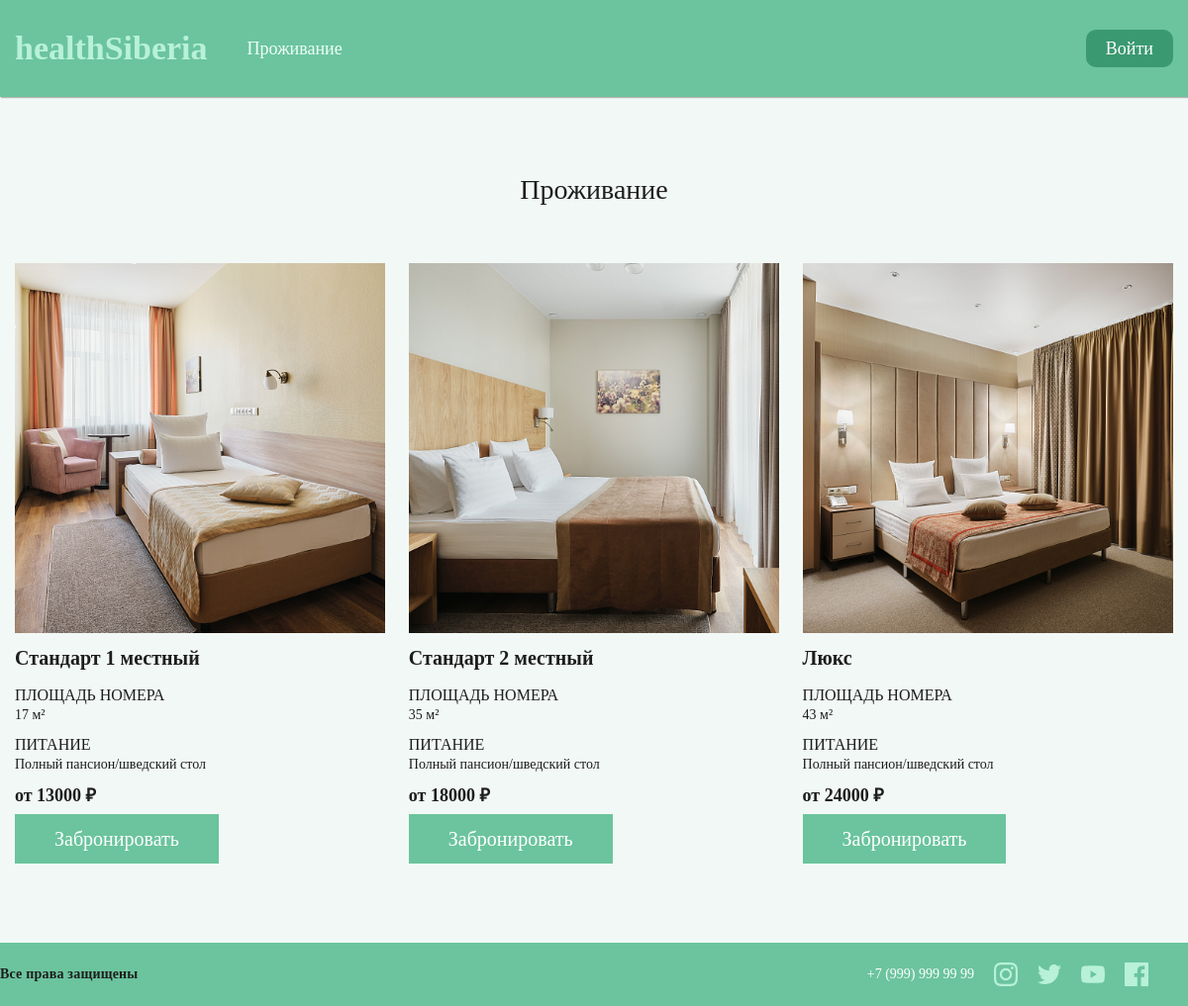
The page /living.php on the database its author committed.
### tables this page shows
CREATE TABLE `rooms` (
  `id_комната` int(11) NOT NULL,
  `название` varchar(40) NOT NULL,
  `площадь` int(2) NOT NULL,
  `питание` varchar(40) NOT NULL,
  `цена` int(5) NOT NULL,
  `цена_питание` int(5) NOT NULL,
  `обложка` varchar(20) DEFAULT NULL
);

### living.php (the view)
<?php
	include_once('header.php');
?>
		<main class="main">
			<div class="living">
				<div class="_container">
					<div class="living_con">
						<div class="living_title">
							Проживание
						</div>
						<div class="rooms_container">
						<?php
							require('connect.php');
							$query = "SELECT id_комната, название, площадь, питание, цена, обложка FROM rooms";
							$result = $mysqli -> query($query);
							while ($row = $result -> fetch_assoc()) {
							?>
							<div class="room_card">
								<div class="room_image_con"><img src="img/rooms/<?php print $row["обложка"]; ?>" alt=""></div>
								<div class="room">
									<div class="room_name"><?php print $row["название"]; ?></div>
									<div class="room_desc">
										<div class="desc">
											<div class="desc-title">ПЛОЩАДЬ НОМЕРА</div>
											<div class="desc-text"><?php print $row["площадь"]; ?> м²</div>
										</div>
										<div class="desc">
											<div class="desc-title">ПИТАНИЕ</div>
											<div class="desc-text"><?php print $row["питание"]; ?></div>
										</div>
										<div class="price">от <?php print $row["цена"]; ?> ₽</div>
									</div>
									<a href="book.php?id_ком=<?php print $row["id_комната"]; ?>" class="book-btn_">Забронировать</a>
								</div>
							</div>
							<?php
							}
							?>
						</div>
					</div>
				</div>
			</div>
		</main>
<?php
	include_once('footer.php');
?>

### header.php (shortened to what this page needs)
	<link rel="stylesheet" href="styles/main.css">
	<link rel="stylesheet" href="styles/form.css">
<div class="wrapper">
		<header class="header">
			<div class="_container">
				<div class="header_con">
					<div class="header_left-bar">
						<div class="logo">
							<a href="index.php" class="logo_">healthSiberia</a>
						</div>
						<nav class="header_menu">
							<ul class="menu_list">
								<li class="menu_item"><a href="living.php" class="menu_link">Проживание</a></li>
							</ul>
						</nav>
					</div>
					<div class="header_right-bar">
						<div class="autorize_block">
						<?php
							if(!isset($_SESSION["user_id"]))
							{
								print '<a href="#popup" class="popup-link auto_link">Войти</a>';
							}
						?>
						</div>
					</div>
				</div>
			</div>
		</header>

### footer.php (shortened to what this page needs)
<footer class="footer">
	<div class="footer__container _container">
		<div class="footer__copy">Все права защищены</div>
		<div class="footer__social social">
			<a href="tel:79999999999">+7 (999) 999 99 99</a>
			<a href="#"><img src="img/social/02.svg" alt=""></a>
			<a href="#"><img src="img/social/03.svg" alt=""></a>
			<a href="#"><img src="img/social/04.svg" alt=""></a>
			<a href="#"><img src="img/social/01.svg" alt=""></a>
		</div>
	</div>
</footer>
<?php
	include('popups.php')
?>

### popups.php (shortened to what this page needs)
</div>

### styles/main.css (style rules this page uses)
*, *::after, *::before { padding: 0; margin: 0; box-sizing: border-box; border: 0; }
a { text-decoration: none; }
li { list-style: none; }
.wrapper { height: 100%; display: flex; flex-direction: column; }
main { flex: 1 0 auto; }
footer { flex: 0 0 auto; }
._container { max-width: 1280px; margin: 0px auto; padding: 0px 15px; box-sizing: content-box; }
.header { background: #6BC49D; box-shadow: 1px 1px 1px #b3b3b3; }
.header_con { padding: 30px 0px; display: flex; align-items: center; justify-content: space-between; flex-wrap: wrap; row-gap: 20px; }
.header_left-bar { display: flex; align-items: center; column-gap: 40px; flex-wrap: wrap; }
.logo_ { font-size: 34px; font-weight: bold; color: #B8F1D8; }
.menu_list { display: flex; align-items: center; column-gap: 30px; }
.menu_link { font-size: 18px; color: #eefff7; }
.autorize_block { display: flex; gap: 15px; align-items: center; }
.auto_link { display: inline-block; padding: 10px 20px; background: #3a9970; border-radius: 10px; color: #fff; font-size: 18px; transition: all 0.2s ease-in; }
.footer { background: #6bc49d; }
.footer__container { display: flex; justify-content: space-between; align-items: center; flex-wrap: wrap; padding: 20px 0; }
.footer__copy { font-weight: 600; line-height: 171%; letter-spacing: 0.2px; }
.social>*:not(:first-child) { margin-left: 20px; }
.footer__social { margin: 0 40px; display: flex; align-items: center; }
.footer__social a { color: #fff; }
.living_con { padding: 80px 0; }
.living_title { text-align: center; margin-bottom: 60px; font-size: 28px; font-weight: normal; }
.rooms_container { display: flex; align-items: center; justify-content: space-between; flex-wrap: wrap; width: 100%; gap: 20px; }
.room_card { width: 32%; }
.room_image_con img { max-width: 100%; transition: all 0.3s ease-in; }
.room_name { margin-top: 15px; margin-bottom: 20px; font-weight: bold; font-size: 20px; }
.desc { margin-bottom: 15px; }
.desc-title { font-size: 16px; font-weight: normal; margin-bottom: 5px; }
.desc-text { font-size: 14px; }
.price { font-weight: bold; font-size: 18px; margin-bottom: 10px; }
.book-btn_ { display: inline-block; padding: 15px 40px; background: #6BC49D; font-size: 20px; color: #fff; transition: all 0.2s ease-in; }

### rows shown on the page
rooms: обложка (picture), название "Стандарт 1 местный", площадь "17", питание "Полный пансион/шведский стол", цена "13000"
rooms: обложка (picture), название "Стандарт 2 местный", площадь "35", питание "Полный пансион/шведский стол", цена "18000"
rooms: обложка (picture), название "Люкс", площадь "43", питание "Полный пансион/шведский стол", цена "24000"
